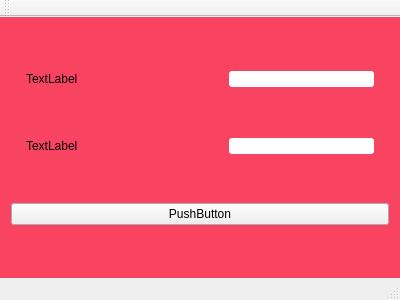
<?xml version="1.0" encoding="UTF-8"?>
<ui version="4.0">
 <class>MainWindow</class>
 <widget class="QMainWindow" name="MainWindow">
  <property name="geometry">
   <rect>
    <x>0</x>
    <y>0</y>
    <width>400</width>
    <height>300</height>
   </rect>
  </property>
  <property name="windowTitle">
   <string>MainWindow</string>
  </property>
  <property name="styleSheet">
   <string notr="true">#centralWidget{
	background: rgba(250, 20, 56, 200);
	border-image: url(:/icons/background.png); 
}</string>
  </property>
  <widget class="QWidget" name="centralWidget">
   <layout class="QVBoxLayout" name="verticalLayout">
    <item>
     <layout class="QVBoxLayout" name="verticalLayout_2">
      <item>
       <layout class="QHBoxLayout" name="horizontalLayout">
        <property name="leftMargin">
         <number>15</number>
        </property>
        <property name="rightMargin">
         <number>15</number>
        </property>
        <item>
         <widget class="QLabel" name="label">
          <property name="text">
           <string>TextLabel</string>
          </property>
         </widget>
        </item>
        <item>
         <spacer name="horizontalSpacer">
          <property name="orientation">
           <enum>Qt::Horizontal</enum>
          </property>
          <property name="sizeHint" stdset="0">
           <size>
            <width>40</width>
            <height>20</height>
           </size>
          </property>
         </spacer>
        </item>
        <item>
         <widget class="QLineEdit" name="lineEdit_username">
          <property name="styleSheet">
           <string notr="true">QLineEdit { border-radius: 3px; }</string>
          </property>
         </widget>
        </item>
       </layout>
      </item>
     </layout>
    </item>
    <item>
     <layout class="QVBoxLayout" name="verticalLayout_3">
      <item>
       <layout class="QHBoxLayout" name="horizontalLayout_2">
        <property name="leftMargin">
         <number>15</number>
        </property>
        <property name="rightMargin">
         <number>15</number>
        </property>
        <item>
         <widget class="QLabel" name="label_2">
          <property name="text">
           <string>TextLabel</string>
          </property>
         </widget>
        </item>
        <item>
         <spacer name="horizontalSpacer_2">
          <property name="orientation">
           <enum>Qt::Horizontal</enum>
          </property>
          <property name="sizeHint" stdset="0">
           <size>
            <width>40</width>
            <height>20</height>
           </size>
          </property>
         </spacer>
        </item>
        <item>
         <widget class="QLineEdit" name="lineEdit_password">
          <property name="styleSheet">
           <string notr="true">QLineEdit { border-radius: 3px; }</string>
          </property>
         </widget>
        </item>
       </layout>
      </item>
     </layout>
    </item>
    <item>
     <widget class="QPushButton" name="pushButton">
      <property name="text">
       <string>PushButton</string>
      </property>
     </widget>
    </item>
   </layout>
  </widget>
  <widget class="QMenuBar" name="menuBar">
   <property name="geometry">
    <rect>
     <x>0</x>
     <y>0</y>
     <width>400</width>
     <height>21</height>
    </rect>
   </property>
  </widget>
  <widget class="QToolBar" name="mainToolBar">
   <attribute name="toolBarArea">
    <enum>TopToolBarArea</enum>
   </attribute>
   <attribute name="toolBarBreak">
    <bool>false</bool>
   </attribute>
  </widget>
  <widget class="QStatusBar" name="statusBar"/>
 </widget>
 <layoutdefault spacing="6" margin="11"/>
 <resources/>
 <connections/>
</ui>
